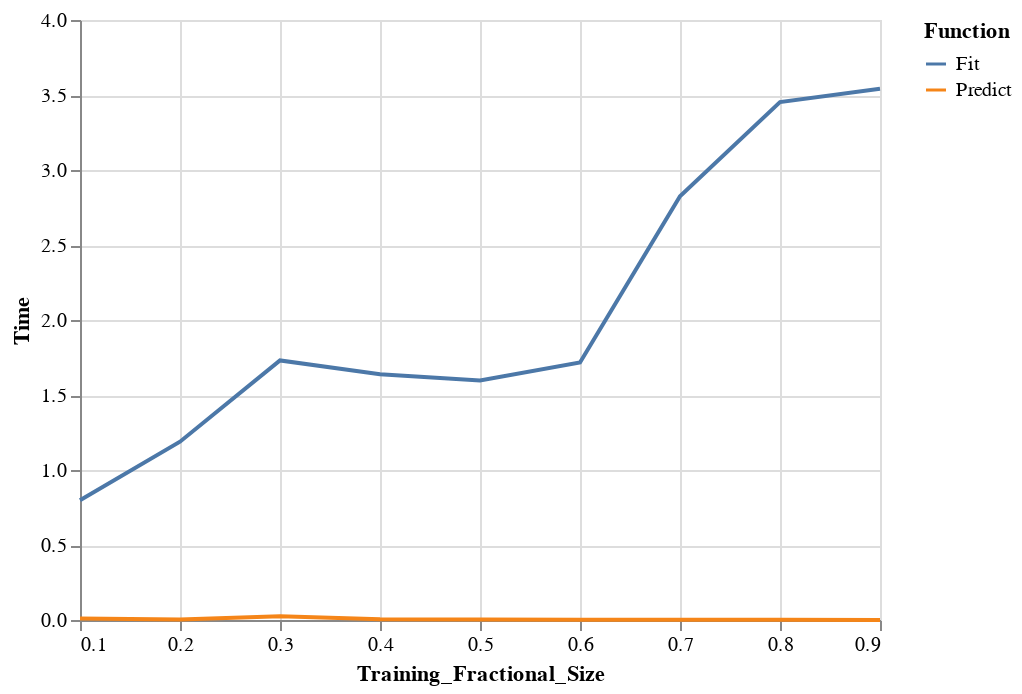

Notebook code cell kept with this figure:
### Markdown cell above
## Plot Timing Curve

### Code cell
alt.Chart(get_timing_curve(df_dict, dataset='abalone', algorithm='ANN')).mark_line().encode(
    x='Training_Fractional_Size:Q',
    y='Time:Q',
    color='Function:N'
)

### Figure 1 — Vega-Lite specification as saved in the notebook (floating-point values rounded to 4 significant figures)
{"$schema": "https://vega.github.io/schema/vega-lite/v2.6.0.json", "config": {"background": "white", "view": {"height": 300, "width": 400}}, "data": {"name": "data-86f84e3d934f98133067f11547619ddb"}, "datasets": {"data-86f84e3d934f98133067f11547619ddb": [{"Function": "Predict", "Time": 0.0007032, "Training_Fractional_Size": 0.9, "algorithm": "ANN", "dataset": "abalone"}, {"Function": "Predict", "Time": 0.001253, "Training_Fractional_Size": 0.8, "algorithm": "ANN", "dataset": "abalone"}, {"Function": "Predict", "Time": 0.00138, "Training_Fractional_Size": 0.7, "algorithm": "ANN", "dataset": "abalone"}, {"Function": "Predict", "Time": 0.001919, "Training_Fractional_Size": 0.6, "algorithm": "ANN", "dataset": "abalone"}, {"Function": "Predict", "Time": 0.002644, "Training_Fractional_Size": 0.5, "algorithm": "ANN", "dataset": "abalone"}, {"Function": "Predict", "Time": 0.005458, "Training_Fractional_Size": 0.4, "algorithm": "ANN", "dataset": "abalone"}, {"Function": "Predict", "Time": 0.02431, "Training_Fractional_Size": 0.3, "algorithm": "ANN", "dataset": "abalone"}, {"Function": "Predict", "Time": 0.003949, "Training_Fractional_Size": 0.2, "algorithm": "ANN", "dataset": "abalone"}, {"Function": "Predict", "Time": 0.009882, "Training_Fractional_Size": 0.1, "algorithm": "ANN", "dataset": "abalone"}, {"Function": "Fit", "Time": 3.542, "Training_Fractional_Size": 0.9, "algorithm": "ANN", "dataset": "abalone"}, {"Function": "Fit", "Time": 3.452, "Training_Fractional_Size": 0.8, "algorithm": "ANN", "dataset": "abalone"}, {"Function": "Fit", "Time": 2.825, "Training_Fractional_Size": 0.7, "algorithm": "ANN", "dataset": "abalone"}, {"Function": "Fit", "Time": 1.717, "Training_Fractional_Size": 0.6, "algorithm": "ANN", "dataset": "abalone"}, {"Function": "Fit", "Time": 1.597, "Training_Fractional_Size": 0.5, "algorithm": "ANN", "dataset": "abalone"}, {"Function": "Fit", "Time": 1.638, "Training_Fractional_Size": 0.4, "algorithm": "ANN", "dataset": "abalone"}, {"Function": "Fit", "Time": 1.73, "Training_Fractional_Size": 0.3, "algorithm": "ANN", "dataset": "abalone"}, {"Function": "Fit", "Time": 1.189, "Training_Fractional_Size": 0.2, "algorithm": "ANN", "dataset": "abalone"}, {"Function": "Fit", "Time": 0.7978, "Training_Fractional_Size": 0.1, "algorithm": "ANN", "dataset": "abalone"}]}, "encoding": {"color": {"field": "Function", "type": "nominal"}, "x": {"field": "Training_Fractional_Size", "type": "quantitative"}, "y": {"field": "Time", "type": "quantitative"}}, "mark": "line"}
